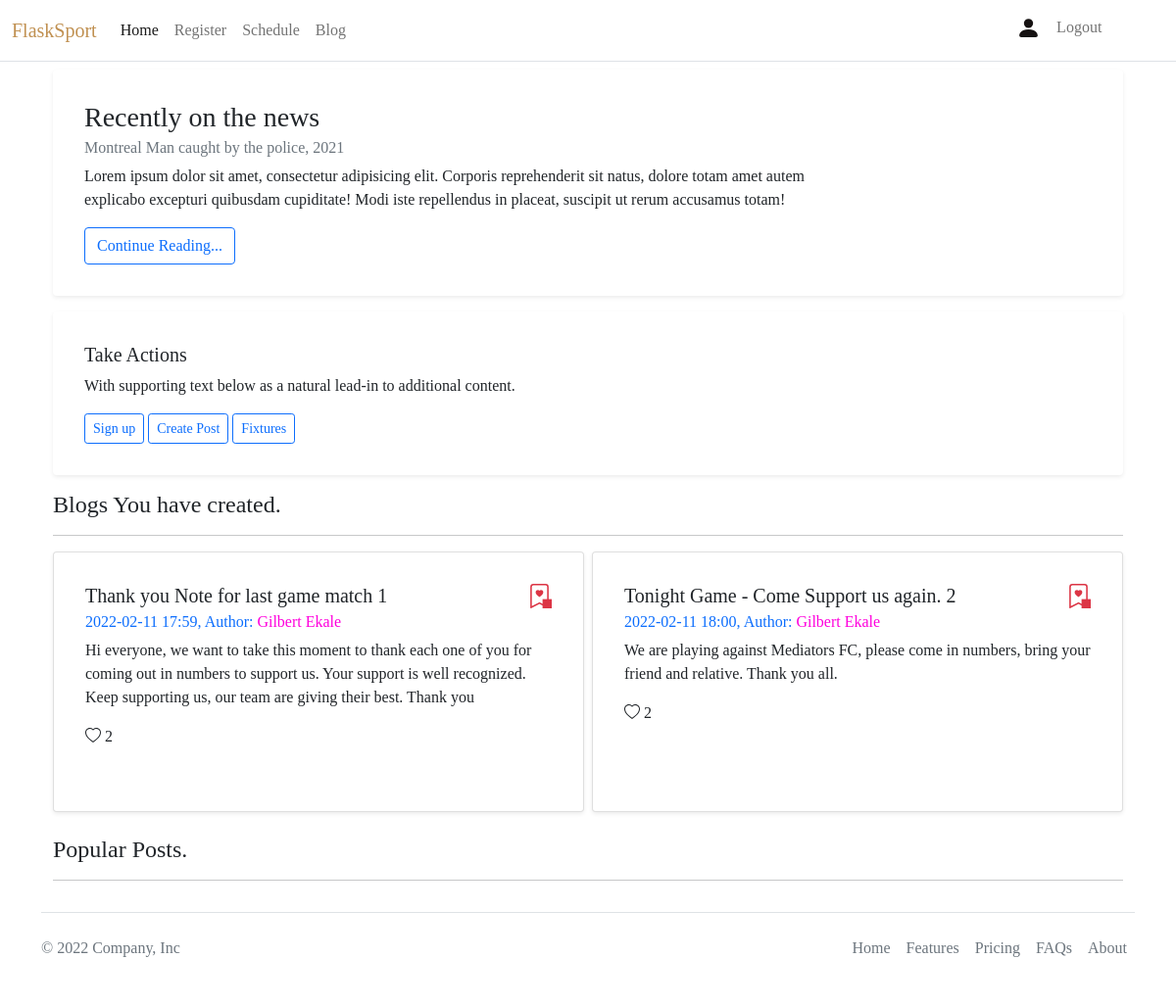
Page /blog/homepage/ (signed in) on the committed database.
### sport/models.py (models this page shows, shortened)
class Post(db.Model):
    id = db.Column(db.Integer(), primary_key=True)
    post_title = db.Column(db.String(length=30), nullable=False)
    post_content = db.Column(db.String(length=1024), nullable=False, unique=True)
    date_created = db.Column(db.String(length=14), nullable=False)
    likes_count = db.Column(db.Integer(), nullable=True, default=0)
    creator_id = db.Column(db.Integer(), db.ForeignKey("user.id"), nullable=False)
    bookmarked = db.relationship("Bookmarks", backref="post", lazy=True)

class Bookmarks(db.Model):
    id = db.Column(db.Integer(), primary_key=True)
    post_id = db.Column(db.Integer(), db.ForeignKey("post.id"), nullable=True)
    liker_id = db.Column(db.Integer(), db.ForeignKey("user.id"), nullable=True)

class User(db.Model, UserMixin):
    id = db.Column(db.Integer(), primary_key=True)
    username = db.Column(db.String(length=20), nullable=False, unique=True)
    first_name = db.Column(db.String(length=30), nullable=False, unique=True)
    last_name = db.Column(db.String(length=20), nullable=False, unique=True)
    email = db.Column(db.String(length=20), nullable=False, unique=True)
    password_hash = db.Column(db.String(length=80), nullable=False)
    date_of_birth = db.Column(db.String(length=10), nullable=False)
    team_id = db.Column(
        db.Integer(), db.ForeignKey("team.id"), nullable=True
    )  # created only when the user registers for sport.
    is_registered = db.Column(
        db.Boolean(), nullable=True
    )  # updated when user registers.
    user_bookmarked = db.relationship("Bookmarks", backref="user", lazy=True)
    posts_created = db.relationship("Post", backref="user", lazy=True)
    player_attributes = db.relationship("Attributes", backref="user", lazy=True)
    @property
    def password(self):
        return self.password

### sport/routes.py (the view)
@app.route("/blog/homepage/", methods=["POST", "GET"])
@login_required
def blog_page():
    content = CreatePostForm()
    user_blogs = (
        Post.query.filter_by(creator_id=current_user.id)
        .order_by(Post.date_created)
        .limit(2)
    )
    all_blogs = blogsview.blog()
    bookmarks = Bookmarks.query.all()
    if request.method == "POST":
        like = request.form.get(
            "post_liked"
        )  # value = 1; used to increase likes count/ bookmarks
        postid = request.form.get("current_post_id")
        if like == "1":
            current_post = Post.query.filter_by(id=int(postid)).first()
            book_mark = Bookmarks.query.filter_by(post_id=current_post.id).all()
            for item in book_mark:
                if item.liker_id == current_user.id:
                    flash("You already liked this post", category="info")
                    return redirect(url_for("blog_page"))
            else:
                this_post = Post.query.filter_by(id=int(postid)).first()
                post_bookmark = Bookmarks(
                    post_id=this_post.id, liker_id=current_user.id
                )
                db.session.add(post_bookmark)
                db.session.commit()
                this_post.update_likes(like)
                flash("You have liked this post", category="success")
                return redirect(url_for("blog_page"))
        else:
            create_post = Post(
                post_title=content.post_title.data,
                post_content=content.post_content.data,
                date_created=datetime.datetime.today(),
                creator_id=current_user.id,
            )
            db.session.add(create_post)
            db.session.commit()
            flash("Your post has been uploaded !!! ")
            return redirect(url_for("blog_page"))
    elif request.method == "GET":
        return render_template(
            "blog/blog-create-post.html",
            content=content,
            user_blogs=user_blogs,
            all_blogs=all_blogs,
            bookmarks=bookmarks,
        )
    else:
        flash("Sorry we have no idea what just happen", category="info")

### sport/models.py (called while the page is built)
@login_manager.user_loader
def load_user(user_id):
    return User.query.get(int(user_id))

### sport/utility/blogsview.py (called while the page is built)
def blog():
    blogs = Post.query.all()
    all_blogs = []
    for item in blogs:
        recent_blog = {}
        creator = User.query.filter_by(id=item.creator_id).first()
        recent_blog["id"] = item.id
        recent_blog["post_title"] = item.post_title
        recent_blog["date_created"] = item.date_created
        recent_blog["post_content"] = item.post_content
        recent_blog["creator_name"] = creator.first_name
        recent_blog["likes_count"] = item.likes_count
        all_blogs.append(recent_blog)
    return all_blogs

### sport/templates/blog/blog-create-post.html (shortened to what this page needs)
{% extends 'base.html'%} {% block title %} Create Post {% endblock %} {% block content %}
<main id="blog" class="container mt-2">
    <section id="blog-recent">
        <div class="container">
            <div class="card border-0 shadow-sm p-3 mb-3 bg-body rounded">
                <div class="card-body">
                    <h3 class="card-title">Recently on the news</h3>
                    <h6 class="card-subtitle mb-2 text-muted">
                        Montreal Man caught by the police, 2021
                    </h6>
                    <p class="card-text" style="width: 50rem">
                        Lorem ipsum dolor sit amet, consectetur adipisicing elit. Corporis reprehenderit sit natus,
                        dolore totam amet autem explicabo excepturi quibusdam cupiditate! Modi iste repellendus in
                        placeat, suscipit ut rerum accusamus totam!
                    </p>
                    <a href="" class="btn btn-outline-primary">Continue Reading...</a>
                </div>
            </div>
        </div>
    </section>
    <section id="create-post">
        <div class="container">
            <div class="card border-0 shadow-sm p-3 mb-3 bg-body rounded">
                <div class="card-body">
                    <h5 class="card-title">Take Actions</h5>
                    <p class="card-text">
                        With supporting text below as a natural lead-in to additional content.
                    </p>
                    <a href="#" class="btn btn-outline-primary btn-sm">Sign up</a> {% include 'includes/post-modal.html'
                    %}
                    <a href="{{url_for('schedule_page', dates='2022/23 season')}}"
                        class="btn btn-outline-primary btn-sm">Fixtures</a>
                </div>
            </div>
        </div>
    </section>
    <section id="recent-blogs">
        <div class="container">
            <h4>Blogs You have created.</h4>
            <hr />
            <div class="row row-cols-1 row-cols-md-2 g-2">
                {% if current_user.is_authenticated %} {% for item in user_blogs %}
                <div class="col">
                    <div class="card shadow-sm p-3 mb-3 bg-body rounded h-100">
                        <div class="card-body">
                            <h5 class="card-title font-weight-bold d-flex justify-content-between">
                                {{item.post_title}} {{item.id}}
                                {% for item_marked in bookmarks %} {% if item_marked.post_id == item.id %}{% if
                                item_marked.liker_id == current_user.id %}
                                <svg xmlns="http://www.w3.org/2000/svg" width="25" height="25" fill="currentColor"
                                    class="bi bi-bookmark-heart" viewBox="0 0 16 16" id="book-{{item.id}}">
                                    <path fill-rule="evenodd"
                                        d="M8 4.41c1.387-1.425 4.854 1.07 0 4.277C3.146 5.48 6.613 2.986 8 4.412z" />
                                    <path
                                        d="M2 2a2 2 0 0 1 2-2h8a2 2 0 0 1 2 2v13.5a.5.5 0 0 1-.777.416L8 13.101l-5.223 2.815A.5.5 0 0 1 2 15.5V2zm2-1a1 1 0 0 0-1 1v12.566l4.723-2.482a.5.5 0 0 1 .554 0L13 14.566V2a1 1 0 0 0-1-1H4z" />
                                    <rect x="10" y="10" width="100" height="100" />
                                </svg> {% endif %}{% endif %} {% endfor %}
                            </h5>
                            <h6 class="card-subtitle mb-2 text-primary">
                                {{item.date_created[:16]}}, Author:
                                <span style="color: rgb(255, 0, 221)">{{current_user.first_name}}</span>
                            </h6>
                            <p class="card-text">{{item.post_content}}</p>
                            <form method="post" id="item-{{item.id}}">
                                <p>
                                    <span id="likes-item-{{item.id}}">{{item.likes_count}}</span>
                                </p>
                            </form>
                        </div>
                    </div>
                </div>
                {% endfor %} {% endif %}
            </div>
            <br>
            <h4>Popular Posts.</h4>
            <hr />
        </div>
    </section>
</main>
{% endblock %}

### sport/templates/blog/blog-create-post.html (style rules this page uses)
svg, .card { cursor: pointer; }

### sport/templates/base.html (style rules this page uses)
body { font-family: 'Times New Roman', Times, serif; }
h1, h3, h4 { font-family: 'Merriweather', serif; }
.bi { vertical-align: -.125em; fill: currentColor; }

### rows in the picture
Post: post_title "Thank you Note for last game match", id "1", date_created "2022-02-11 17:59", post_content "Hi everyone, we want to take this moment to thank each one of you for coming out in numbers to support us. Your support is well recognized. Keep supporting us, our team are giving their best. Thank you", likes_count "2"
User: first_name "Gilbert Ekale"
Post: post_title "Tonight Game - Come Support us again.", id "2", date_created "2022-02-11 18:00", post_content "We are playing against Mediators FC, please come in numbers, bring your friend and relative. Thank you all.", likes_count "2"
